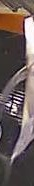
#> input picture train/ALB/cropped/img_00291.jpg, 34 x 186 px, given in place of img_00039.jpg, which was not available
$ python unit_sphere.py   (Python 2 division)
#> lines starting #> are read from the running program, lines starting #| are printed output that depends on the picture; pictures that were not available may be replaced by others from this repository, and a replacement may not be noted
import os
import numpy as np
import sklearn
import crop_encoder_data
import cv2
import matplotlib.pyplot as plt
from skimage import measure
parent_dir = os.path.dirname(os.getcwd())
path = parent_dir+'/train/cropped/ALB/img_00039.jpg'
sample_img = cv2.imread(path, 0)
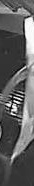
#> sample_img: shape (186, 34); min 0, max 255, mean 95
path2 = parent_dir+'/train/cropped/ALB/img_00010.jpg'
sample_img2 = cv2.imread(path, 0)

def Linf(t,g):
    return np.linalg.norm(t-g,'nuc')

def L1(t,g):
    return np.linalg.norm(t-g,1)

def L2(t, g):
  return np.linalg.norm((t-g))

def fft_compare(t,g):
    return L2(np.fft.ifft2(np.fft.fft2(t)),np.fft.ifft2(np.fft.fft2(g)))


num_points = 10
radius = 3000
loss = L2

def dist(t, g, loss_fn):
  t = np.array(t, dtype="uint8")
  g = np.array(g, dtype="uint8")
  return loss_fn(t, g)

def bin_srch(rad, low, high, loss_fn, target, rand_vec, eps):
  mid = (low + high) * 0.5
  low_vec = low * rand_vec
  mid_vec = mid * rand_vec
  high_vec = high * rand_vec
  low_d = dist(low_vec, target, loss_fn)
  mid_d = dist(mid_vec, target, loss_fn)
  high_d = dist(high_vec, target, loss_fn)
  print 'low_d:' + str(low_d)
  print 'mid_d:' + str(mid_d)
  print 'high_d:' + str(high_d)
  #print 'cur_dist:' + str(abs(mid_d - rad))
  if abs(mid_d - rad) < eps:
    return mid_vec
  else:
    if (float(low_d) > rad):
      print 'fuck'
      return None
    elif (float(low_d) < rad and float(mid_d) > rad):
      return bin_srch(rad, low, mid, loss_fn, target, rand_vec, eps)
    else:
      return bin_srch(rad, mid, high, loss_fn, target, rand_vec, eps)

def diff_search(rand_vec, loss_fn, target):
  err = list()
  for x in xrange(1, 20000,10):
    new_vec = rand_vec * x + target
    cur_d = dist(new_vec, target, loss_fn)
    err.append(abs(cur_d - radius))
    if(abs(cur_d - radius) < radius*0.1):
        print str(cur_d) + " at " + str(x)
        return new_vec
  print "min err: "+ str(min(err))
  return target

# returns a list of vectors that each
# represent an image that is 'dist' distance
# away from the original image
# loss_fn is the loss function we are using
# target is the original image (center of our circle)
# assume target is 32x32
# points is the number of points we want to use
def generate(target, points, loss_fn=L2, s1=0.000001, s2=10000):
#> called with points = 10, s1 = 1e-06, s2 = 10000
  w = target.shape[0]
#> w = 186
  h = target.shape[1]
#> h = 34
  imgs = list()
  for x in xrange(points):
    rand_arr = np.random.rand(w, h)
    rand_arr = (1/np.linalg.norm(rand_arr)) * rand_arr
    s = diff_search(rand_vec=rand_arr, loss_fn=loss_fn, target=target)
    #s = bin_srch(rad=1000.0, low=s1, high=s2, loss_fn=L2, target=target, rand_vec = rand_arr, eps=0.25)
    print "done: " + str(x)
    imgs.append(s)
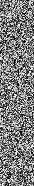
#> rand_arr: shape (186, 34) float64; min 1.99e-06, max 0.0219, mean 0.0109; drawn with min black and max white
#> after the loop, imgs = 10 items
  for (i,img) in enumerate(imgs):
    ax = plt.subplot((points/5) + 1, 5, i+1)
    ax.get_xaxis().set_visible(False)
    ax.get_yaxis().set_visible(False)
    plt.imshow(img)
#> this loop made 10 passes
  ax = plt.subplot((points/5) + 1, 5, points+1)
  plt.title("radius = "+str(radius))
  plt.imshow(target)
  plt.show()
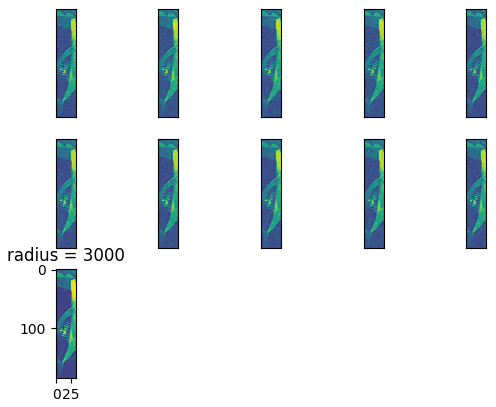
#> figure drawn by matplotlib, 11 panels

generate(target=sample_img, points=num_points,loss_fn=loss)

$ run again, on train/ALB/cropped/img_01238.jpg
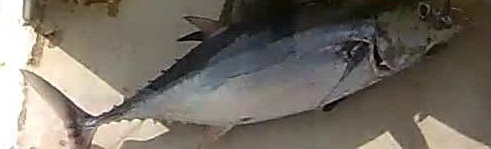
#> input picture train/ALB/cropped/img_01238.jpg, 491 x 149 px, given in place of img_00039.jpg, which was not available
#> `sample_img = cv2.imread(path, 0)`:
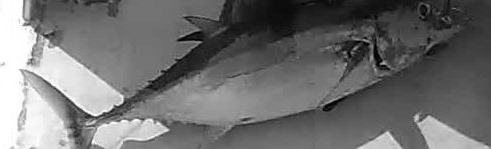
#> sample_img: shape (149, 491); min 0, max 255, mean 111.9
#> after the loop in generate, `for x in xrange(points):`:
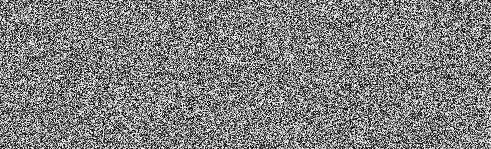
#> rand_arr: shape (149, 491) float64; min 4.52e-09, max 0.00639, mean 0.00321; drawn with min black and max white
#> after the loop in generate, `for x in xrange(points):`: imgs = 10 items
#> the loop in generate, `for (i,img) in enumerate(imgs):` made 10 passes

$ run again, on train/ALB/cropped/img_01401.jpg
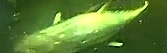
#> input picture train/ALB/cropped/img_01401.jpg, 167 x 53 px, given in place of img_00039.jpg, which was not available
#> `sample_img = cv2.imread(path, 0)`:
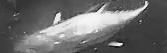
#> sample_img: shape (53, 167); min 17, max 248, mean 108.4
#> after the loop in generate, `for x in xrange(points):`:
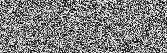
#> rand_arr: shape (53, 167) float64; min 6.08e-08, max 0.0184, mean 0.0092; drawn with min black and max white
#> after the loop in generate, `for x in xrange(points):`: imgs = 10 items
#> the loop in generate, `for (i,img) in enumerate(imgs):` made 10 passes
